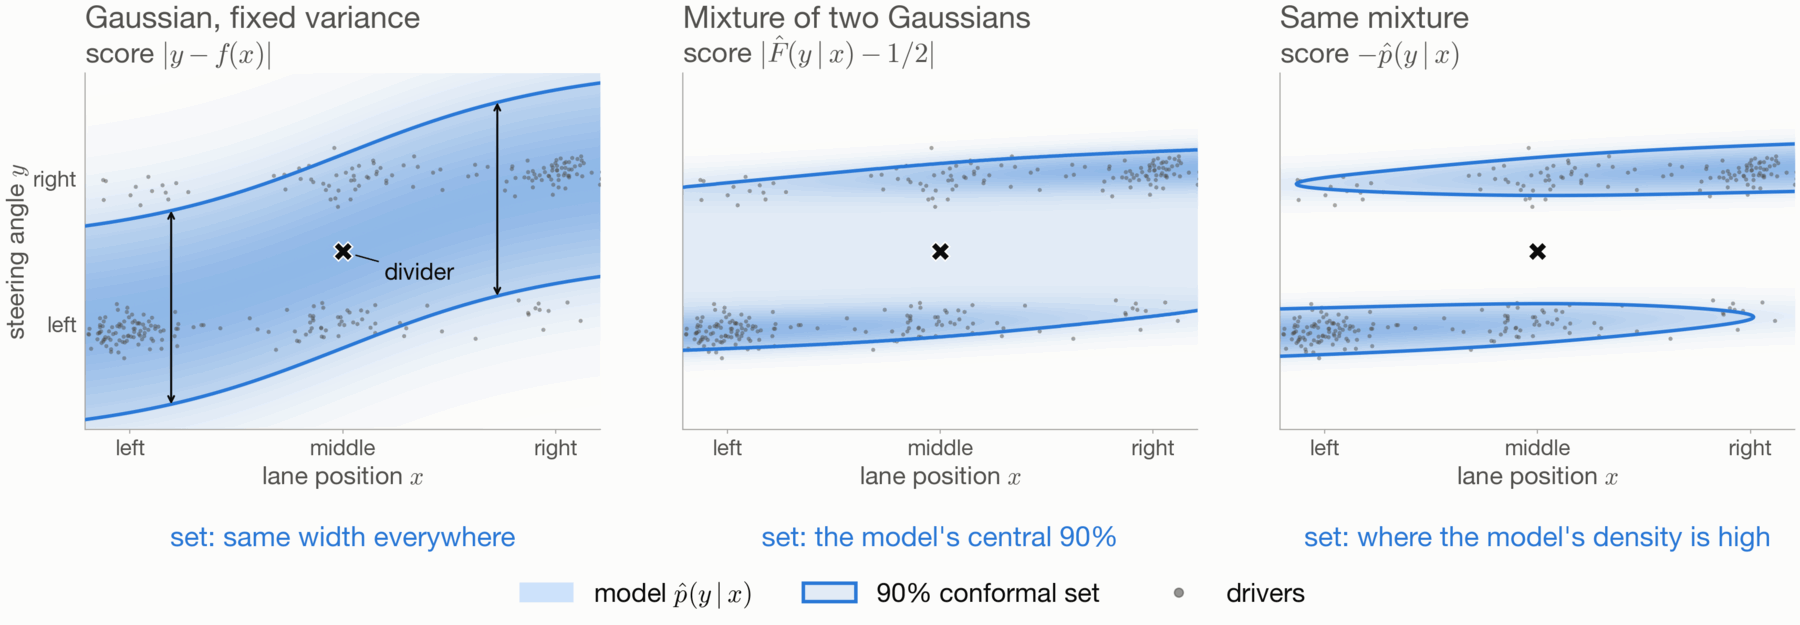

Here is the Python script that generated this plot:
"""Three conformal sets, all with 90% coverage, from two models and two scores.

Left: the fixed-variance Gaussian with |y - f(x)|. Middle and right: the same mixture fit,
once with a score from its CDF (a central interval), once with a score from its density.
Shading is the model's predictive density, the outline its conformal set.

Run: python 19_conformal_sets.py  (requires numpy, scipy, matplotlib)
"""

import matplotlib.pyplot as plt
import numpy as np
from matplotlib.colors import to_rgb
from matplotlib.lines import Line2D
from matplotlib.patches import Patch
from scipy.stats import norm

from common import (INK, INK2, LANES, MODEL, MODEL_PALE, POINT, SURFACE,
                    draw_density, sample_truth, save, setup_style)
from conformal import calibrate, mixture_cdf, mse_fit
from mdn import model_density

params, xc, yc, _, q = calibrate()
x_pts, y_pts = sample_truth(300, np.random.default_rng(2))
# Beyond the outer lanes, the minority lane falls below 5% and the central interval jumps
# from one lane to the other, which distracts from the point of the figure.
XLIM = (-0.75, 0.75)
xs = np.linspace(*XLIM, 300)
sigma = np.sqrt(np.mean((yc - mse_fit(xc)) ** 2))
# Taller than Y_LIM, so the fixed-variance band is not cut off.
YLIM = (-1.1, 1.1)
EXTENT = (*XLIM, *YLIM)


def gaussian_density(x, y):
    return norm.pdf(y, mse_fit(x), sigma)


def mixture_density(x, y):
    return model_density(params, x.ravel(), y.ravel()).reshape(x.shape)


def central_interval():
    ys = np.linspace(-1.5, 1.5, 3001)
    X, Y = np.meshgrid(xs, ys)
    inside = np.abs(mixture_cdf(params, X.ravel(), Y.ravel()) - 0.5).reshape(X.shape) <= q["cdf"]
    return (np.array([ys[c].min() for c in inside.T]),
            np.array([ys[c].max() for c in inside.T]))


PANELS = (("Gaussian, fixed variance", r"score $|y - f(x)|$", gaussian_density,
           "same width everywhere"),
          ("Mixture of two Gaussians", r"score $|\hat F(y \mid x) - 1/2|$", mixture_density,
           "the model's central 90%"),
          ("Same mixture", r"score $-\hat p(y \mid x)$", mixture_density,
           "where the model's density is high"))

setup_style()
fig, axes = plt.subplots(1, 3, figsize=(21, 4.4), facecolor=SURFACE, sharey=True)
fig.subplots_adjust(wspace=0.16)

for i, (ax, (model, score, density, caption)) in enumerate(zip(axes, PANELS)):
    ax.set_facecolor(SURFACE)
    draw_density(ax, density, MODEL, extent=EXTENT, alpha=0.45)
    if i == 2:
        ys = np.linspace(*YLIM, 400)
        X, Y = np.meshgrid(xs, ys)
        ax.contour(X, Y, mixture_density(X, Y), levels=[-q["density"]], colors=[MODEL],
                   linewidths=2.4, zorder=3)
        ax.contourf(X, Y, mixture_density(X, Y), levels=[-q["density"], np.inf],
                    colors=[MODEL], alpha=0.12, zorder=1)
    else:
        lo, hi = ((mse_fit(xs) - q["mse"], mse_fit(xs) + q["mse"]) if i == 0
                  else central_interval())
        for edge in (lo, hi):
            ax.plot(xs, edge, color=MODEL, lw=2.4, zorder=3)
        ax.fill_between(xs, lo, hi, color=MODEL, alpha=0.12, lw=0, zorder=1)
    if i == 0:
        # A steep band looks thinner than it is, so show the width at two places.
        for xa in (-0.5, 0.45):
            ax.annotate("", xy=(xa, mse_fit(xa) + q["mse"]), xytext=(xa, mse_fit(xa) - q["mse"]),
                        arrowprops=dict(arrowstyle="<->", color=INK, lw=1.4,
                                        shrinkA=0, shrinkB=0), zorder=4)
    ax.scatter(x_pts, y_pts, s=8, color=INK2, alpha=0.5, lw=0, zorder=2)
    ax.plot(0, 0, marker="X", ms=13, color=INK, mec=SURFACE, mew=1, zorder=4)

    ax.text(0, 1.13, model, transform=ax.transAxes, fontsize=21, color=INK2)
    ax.text(0, 1.03, score, transform=ax.transAxes, fontsize=19, color=INK2)
    ax.text(0.5, -0.27, "set: " + caption, transform=ax.transAxes, fontsize=19, color=MODEL,
            ha="center", va="top")
    ax.set_xlim(*XLIM)
    ax.set_ylim(*YLIM)
    ax.set_xticks([c for c, _ in LANES], ["left", "middle", "right"], fontsize=15, color=INK2)
    ax.tick_params(axis="x", length=3, color=POINT)
    ax.tick_params(axis="y", length=0, pad=6)
    for side in ("top", "right"):
        ax.spines[side].set_visible(False)
    for side in ("left", "bottom"):
        ax.spines[side].set_color(POINT)
    ax.set_xlabel("lane position $x$", fontsize=17, color=INK2, labelpad=4)

axes[0].set_yticks([-0.45, 0.45], ["left", "right"], fontsize=15, color=INK2)
axes[0].annotate("divider", xy=(0.03, -0.02), xytext=(0.12, -0.17), fontsize=16, color=INK,
                 arrowprops=dict(arrowstyle="-", color=INK, lw=1))
axes[0].set_ylabel("steering angle $y$", fontsize=17, color=INK2, labelpad=2)

fig.legend(handles=[Patch(color=MODEL_PALE, label=r"model $\hat p(y \mid x)$"),
                    Patch(fc=(*to_rgb(MODEL), 0.12), ec=MODEL, lw=2.4, label="90% conformal set"),
                    Line2D([], [], marker="o", ls="", color=INK2, alpha=0.6, label="drivers")],
           loc="lower center", bbox_to_anchor=(0.5, -0.33), ncol=3, frameon=False, fontsize=18)

save(fig, __file__)
